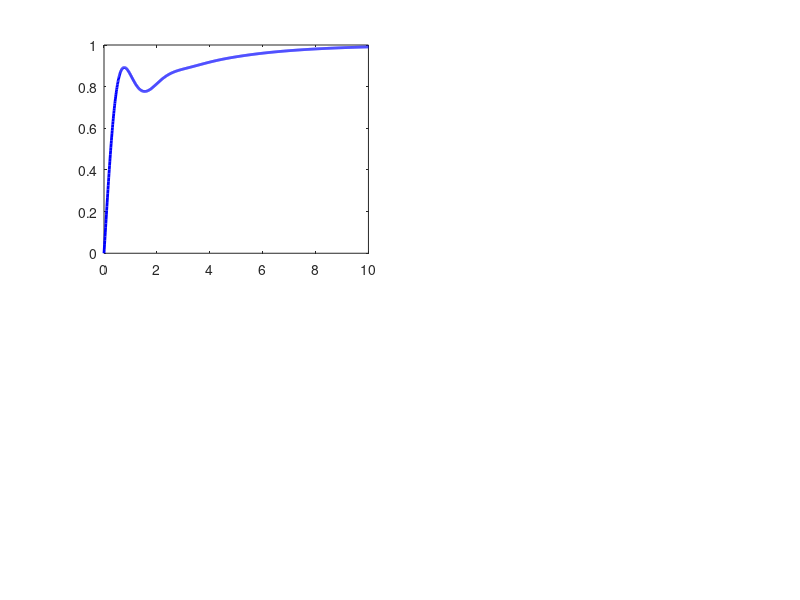

MATLAB code to generate this figure: (Note: this script raises an error after producing the figure.)
%% Drone Altitude Stabilization using PID Controller
% Plant: G(s) = 1 / (s^2 + 2s + 5)
% PID Gains: Kp = 10, Ki = 5, Kd = 2
% Author: Drone Altitude Stabilization Project

clc;
clear all;
close all;

%% ===================== SYSTEM DEFINITION =====================

% Plant transfer function: 1 / (s^2 + 2s + 5)
num_plant = [1];
den_plant = [1 2 5];
G = tf(num_plant, den_plant);

% PID Controller
Kp = 10;
Ki = 5;
Kd = 2;
C = pid(Kp, Ki, Kd);

% Closed-loop system (negative feedback)
sys_cl = feedback(C * G, 1);

fprintf('=== Drone Altitude Stabilization System ===\n');
fprintf('Plant G(s) = 1 / (s^2 + 2s + 5)\n');
fprintf('PID: Kp=%.1f  Ki=%.1f  Kd=%.1f\n\n', Kp, Ki, Kd);

%% ===================== STEP RESPONSE =====================

t = 0:0.01:10;
figure('Name', 'Drone Altitude Stabilization', 'NumberTitle', 'off', ...
       'Position', [100 100 1200 800]);

% --- Plot 1: Step Response ---
subplot(2, 2, 1);
[y, t_out] = step(sys_cl, t);
plot(t_out, y, 'b-', 'LineWidth', 2);
hold on;
yline(1, 'r--', 'Reference', 'LineWidth', 1.5, 'LabelHorizontalAlignment', 'left');
title('Step Response (No Disturbance)');
xlabel('Time (s)');
ylabel('Altitude (m)');
grid on;
legend('PID Output y(t)', 'Reference r(t)', 'Location', 'southeast');

% Compute performance metrics
info = stepinfo(sys_cl);
fprintf('=== Step Response Performance ===\n');
fprintf('Rise Time    : %.4f s\n', info.RiseTime);
fprintf('Settling Time: %.4f s\n', info.SettlingTime);
fprintf('Overshoot    : %.2f %%\n', info.Overshoot);
fprintf('Peak Value   : %.4f\n', info.Peak);
fprintf('Steady State : %.4f\n\n', dcgain(sys_cl));

% Annotate overshoot on plot
[peak_val, peak_idx] = max(y);
plot(t_out(peak_idx), peak_val, 'ro', 'MarkerSize', 8, 'MarkerFaceColor', 'r');
text(t_out(peak_idx)+0.1, peak_val, sprintf('Peak: %.2f', peak_val), ...
     'FontSize', 9, 'Color', 'red');

%% ===================== DISTURBANCE RESPONSE =====================

subplot(2, 2, 2);

% Simulate with disturbance at t=5s using lsim
dt = 0.01;
t_sim = 0:dt:15;
r = ones(size(t_sim));       % reference = 1 (desired altitude)
d = zeros(size(t_sim));      % disturbance signal
d(t_sim >= 5 & t_sim < 6) = 0.5;   % wind gust from t=5 to t=6

% Disturbance enters at plant input
% Closed loop with disturbance: Y = (CG/(1+CG))*R + (G/(1+CG))*D
sys_r_to_y = feedback(C * G, 1);           % reference to output
sys_d_to_y = feedback(G, C);               % disturbance to output

y_ref  = lsim(sys_r_to_y, r, t_sim);
y_dist = lsim(sys_d_to_y, d, t_sim);
y_total = y_ref + y_dist;

plot(t_sim, y_total, 'b-', 'LineWidth', 2);
hold on;
plot(t_sim, r, 'r--', 'LineWidth', 1.5);
plot(t_sim, d, 'g:', 'LineWidth', 1.5);
yline(1, 'r--', 'LineWidth', 1);
title('Step Response with Wind Disturbance');
xlabel('Time (s)');
ylabel('Altitude (m)');
legend('Output y(t)', 'Reference r(t)', 'Disturbance D(t)', 'Location', 'southeast');
grid on;

%% ===================== BODE PLOT =====================

subplot(2, 2, 3);
% Open loop transfer function
L = C * G;
[mag, phase, wout] = bode(L);
mag_db = 20*log10(squeeze(mag));
phase_deg = squeeze(phase);

yyaxis left;
semilogx(wout, mag_db, 'b-', 'LineWidth', 2);
ylabel('Magnitude (dB)');
yline(0, 'k--', '0 dB', 'LineWidth', 1);

yyaxis right;
semilogx(wout, phase_deg, 'r-', 'LineWidth', 2);
ylabel('Phase (deg)');
yline(-180, 'k:', '-180 deg', 'LineWidth', 1);

title('Bode Plot (Open Loop)');
xlabel('Frequency (rad/s)');
grid on;
legend('Magnitude', 'Phase', 'Location', 'southwest');

% Gain and Phase margins
[Gm, Pm, Wgm, Wpm] = margin(L);
fprintf('=== Stability Margins ===\n');
fprintf('Gain Margin  : %.2f dB at %.2f rad/s\n', 20*log10(Gm), Wgm);
fprintf('Phase Margin : %.2f deg at %.2f rad/s\n\n', Pm, Wpm);

%% ===================== POLE-ZERO MAP =====================

subplot(2, 2, 4);
pzmap(sys_cl);
title('Pole-Zero Map (Closed Loop)');
grid on;

p = pole(sys_cl);
fprintf('=== Closed-Loop Poles ===\n');
for i = 1:length(p)
    if imag(p(i)) >= 0
        fprintf('Pole %d: %.4f + %.4fi\n', i, real(p(i)), imag(p(i)));
    end
end

%% ===================== SUMMARY =====================

fprintf('\n=== Summary ===\n');
if all(real(p) < 0)
    fprintf('System is STABLE (all poles in left half plane)\n');
else
    fprintf('System is UNSTABLE\n');
end
fprintf('Steady-state error = %.4f\n', abs(1 - dcgain(sys_cl)));

sgtitle('Drone Altitude Stabilization — PID Control', 'FontSize', 14, 'FontWeight', 'bold');
